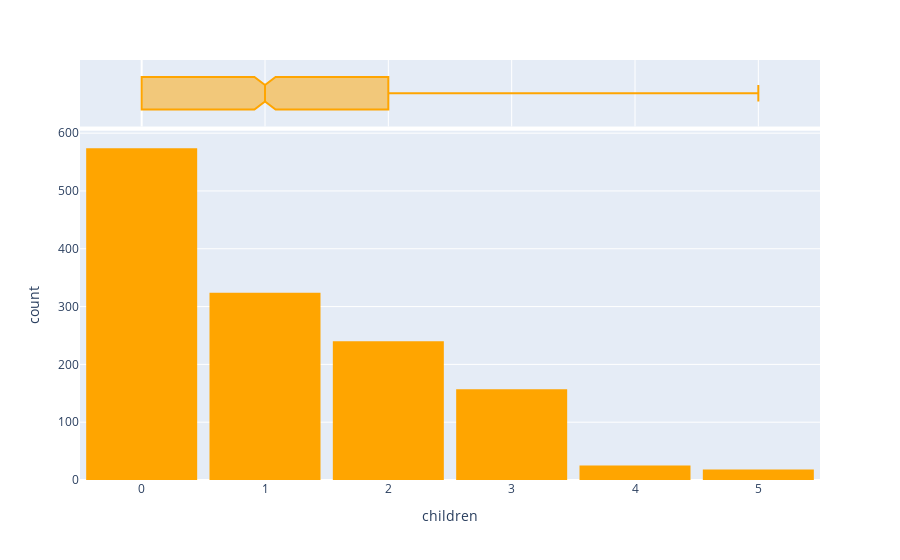

The notebook cell this image was saved under:
### Markdown cell above
### Distribution of Children

### Code cell
fig = px.histogram(df, 
                   x='children', 
                   marginal='box', 
                   color_discrete_sequence=['orange'])
fig.update_layout(bargap=0.1)
fig.show()

### Figure 1 — Plotly figure (JSON) as saved in the notebook; plotly's stock layout.template omitted (floating-point values rounded to 4 significant figures; data arrays with more than 128 entries replaced by an {"elided": "..."} marker saying what was removed)
{"data": [{"alignmentgroup": "True", "bingroup": "x", "hovertemplate": "children=%{x}<br>count=%{y}<extra></extra>", "legendgroup": "", "marker": {"color": "orange", "pattern": {"shape": ""}}, "name": "", "offsetgroup": "", "orientation": "v", "showlegend": false, "type": "histogram", "x": {"elided": "1338 int values"}, "xaxis": "x", "yaxis": "y"}, {"alignmentgroup": "True", "hovertemplate": "children=%{x}<extra></extra>", "legendgroup": "", "marker": {"color": "orange"}, "name": "", "notched": true, "offsetgroup": "", "showlegend": false, "type": "box", "x": {"elided": "1338 int values"}, "xaxis": "x2", "yaxis": "y2"}], "layout": {"autosize": true, "bargap": 0.1, "barmode": "relative", "legend": {"tracegroupgap": 0}, "margin": {"t": 60}, "xaxis": {"anchor": "y", "autorange": true, "domain": [0, 1], "range": [-0.5, 5.5], "title": {"text": "children"}, "type": "linear"}, "xaxis2": {"anchor": "y2", "autorange": true, "domain": [0, 1], "matches": "x", "range": [-0.5, 5.5], "showgrid": true, "showticklabels": false, "type": "linear"}, "yaxis": {"anchor": "x", "autorange": true, "domain": [0, 0.8316], "range": [0, 604.2], "title": {"text": "count"}}, "yaxis2": {"anchor": "x2", "autorange": true, "domain": [0.8416, 1], "matches": "y2", "range": [-0.5, 0.5], "showgrid": false, "showline": false, "showticklabels": false, "ticks": "", "type": "category"}}}
